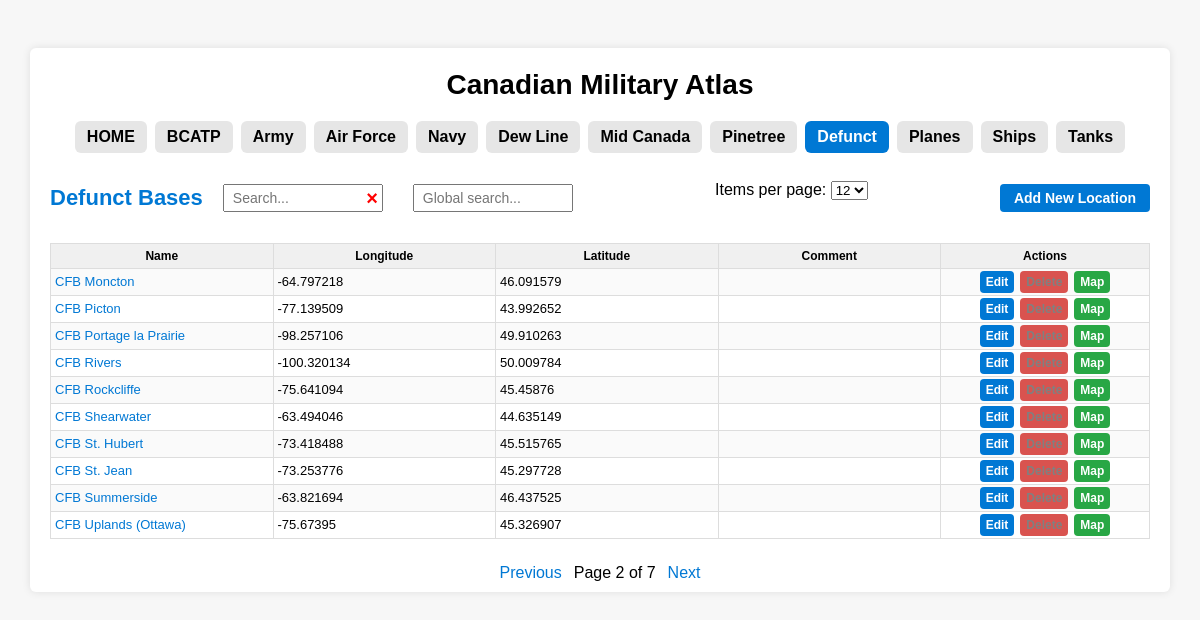
The page /defunct?page=2&per_page=10&starts= on the database its author committed.
### models.py (models this page shows)
class Defunct(db.Model):
    id = db.Column(db.Integer, primary_key=True)
    name = db.Column(db.String(200))
    longitude = db.Column(db.Float)
    latitude = db.Column(db.Float)
    comment = db.Column(db.String(500))
    wiki = db.Column(db.String(500))

### app.py (the view)
@app.route("/defunct")
def defunct():
    page = request.args.get("page", 1, type=int)
    per_page = request.args.get("per_page", 10, type=int)
    starts = request.args.get("starts", "").strip()
    query = Defunct.query
    if starts:
        query = query.filter(Defunct.name.ilike(f"%{starts}%"))
    if per_page == 0:
        rows = query.order_by(Defunct.name).all()
        total_pages = 1
        pagination = None
    else:
        pagination = db.paginate(
            query.order_by(Defunct.name), page=page, per_page=per_page
        )
        rows = pagination
        total_pages = pagination.pages
    return render_template(
        "defunct.html",
        rows=rows,
        active_tab="defunct",
        starts=starts,
        per_page=per_page,
        total_pages=total_pages,
        pagination=pagination,
    )

### templates/defunct.html (shortened to what this page needs)
﻿{% extends "base.html" %}
{% block content %}
<div class="page-header">
    <div class="header-left">
        <h1>
            <a href="https://en.wikipedia.org/wiki/Category:Former_Canadian_Forces_bases_in_Canada"
               target="_blank"
               class="title-link">
                Defunct Bases
            </a>
        </h1>
        <div class="search-wrapper">
            <input type="text"
                   id="searchBox"
                   class="search-box"
                   placeholder="Search..."
                   value="{{ starts }}"
                   onkeyup="searchByLetter()">
            <span class="clear-btn" onclick="clearSearch()">&times;</span>
        </div>
        <input id="globalSearchBox"
               type="text"
               class="global-search-box"
               placeholder="Global search..."
               onkeyup="globalSearch()">
    </div>
    <form method="get" id="perPageForm" style="margin-bottom: 15px;">
        <label for="per_page">Items per page:</label>
        <select name="per_page" id="per_page" onchange="this.form.submit()">
            <option value="12" {% if per_page == 12 %}selected{% endif %}>12</option>
        </select>
    </form>
    <button class="add-btn" onclick="openAddModal('defunct')">Add New Location</button>
</div>
<table>
    <tr>
        <th class="name">Name</th>
        <th class="lon">Longitude</th>
        <th class="lat">Latitude</th>
        <th>Comment</th>
        <th class="actions">Actions</th>
    </tr>
    {% set data = rows.items if pagination else rows %}
    {% for row in data %}
    <tr id="row-{{ row.id }}">
        <td class="name">
            {% if row.wiki %}
            <a href="{{ row.wiki }}" target="_blank">{{ row.name }}</a>
            {% else %}
            {{ row.name }}
            {% endif %}
        </td>
        <td class="lon">{{ row.longitude }}</td>
        <td class="lat">{{ row.latitude }}</td>
        <td>{{ row.comment }}</td>
        <td class="actions">
            <div class="action-buttons">
                <a href="#"
                   class="action-btn edit-btn"
                   onclick="openEditModal('/defunct/edit/{{ row.id }}'); return false;">
                    Edit
                </a>
                <a href="#"
                   class="action-btn delete-btn disabled"
                   onclick="confirmDelete('/delete/defunct/{{ row.id }}'); return false;">
                </a>
                <a href="#"
                   class="action-btn map-btn"
                   onclick="openMap('{{ row.latitude }}', '{{ row.longitude }}'); return false;">
                    Map
                </a>
            </div>
        </td>
    </tr>
    {% endfor %}
</table>
{% if pagination %}
<div class="pagination">
    {% if pagination.has_prev %}
    <a href="?page={{ pagination.prev_num }}&per_page={{ per_page }}&starts={{ starts }}">Previous</a>
    {% endif %}
    <span>Page {{ pagination.page }} of {{ total_pages }}</span>
    {% if pagination.has_next %}
    <a href="?page={{ pagination.next_num }}&per_page={{ per_page }}&starts={{ starts }}">Next</a>
    {% endif %}
</div>
{% endif %}
{% endblock %}

### templates/base.html (style rules this page uses)
body { font-family: Arial, sans-serif; background: #f7f7f7; margin: 0; padding: 20px; }
h1 { font-size: 22px; margin-bottom: 10px; }
.page-header { display: flex; align-items: center; justify-content: space-between; height: 90px; }
.header-left { display: flex; align-items: center; gap: 20px; }
.page-header h1 { margin: 0; font-weight: 600; white-space: nowrap; }
.search-wrapper { position: relative; display: inline-block; }
.search-box, .global-search-box { width: 160px; padding: 4px 30px 4px 8px; font-size: 14px; height: 28px; box-sizing: border-box; margin-right: 10px; }
.clear-btn { position: absolute; right: 15px; top: 50%; transform: translateY(-50%); font-size: 20px; color: red; cursor: pointer; user-select: none; font-weight: 900; line-height: 1; }
table { width: 100%; border-collapse: collapse; table-layout: fixed; word-wrap: break-word; margin-bottom: 20px; }
th, td { border: 1px solid #ddd; padding: 2px 4px; font-size: 13px; line-height: 1.5; }
th { background: #f0f0f0; font-size: 12px; font-weight: 600; padding: 3px 4px; }
tr:nth-child(even) { background: #fafafa; }
th.actions, td.actions { width: 200px; text-align: center; }
.action-buttons { display: flex; justify-content: center; gap: 6px; }
.action-buttons .action-btn { padding: 2px 6px; font-size: 12px; }
.add-btn, .edit-btn, .delete-btn, .map-btn { padding: 6px 14px; border-radius: 4px; font-size: 14px; font-weight: bold; cursor: pointer; border: none; }
.add-btn { background: #0078d4; color: white; }
.edit-btn { background: #0078d4; color: white; }
.delete-btn { background: #d9534f; color: white; }
.map-btn { background: #28a745; color: white; }
a { color: #0078d4; text-decoration: none; }
.pagination { width: 100%; display: flex; justify-content: center; align-items: center; margin-top: 25px; gap: 12px; }
.action-btn.disabled { pointer-events: none; color: gray; cursor: default; }

### rows shown on the page
Defunct: name "CFB Moncton", longitude "-64.797218", latitude "46.091579"
Defunct: name "CFB Picton", longitude "-77.139509", latitude "43.992652"
Defunct: name "CFB Portage la Prairie", longitude "-98.257106", latitude "49.910263"
Defunct: name "CFB Rivers", longitude "-100.320134", latitude "50.009784"
Defunct: name "CFB Rockcliffe", longitude "-75.641094", latitude "45.45876"
Defunct: name "CFB Shearwater", longitude "-63.494046", latitude "44.635149"
Defunct: name "CFB St. Hubert", longitude "-73.418488", latitude "45.515765"
Defunct: name "CFB St. Jean", longitude "-73.253776", latitude "45.297728"
Defunct: name "CFB Summerside", longitude "-63.821694", latitude "46.437525"
Defunct: name "CFB Uplands (Ottawa)", longitude "-75.67395", latitude "45.326907"

### other values the page prints
{{ pagination.page }} "2"
{{ total_pages }} "7"
